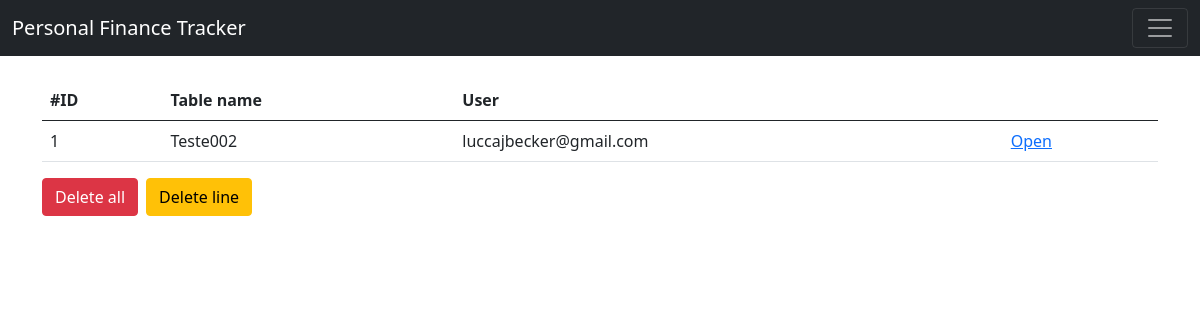
The page /tables/ on the database as committed earlier.
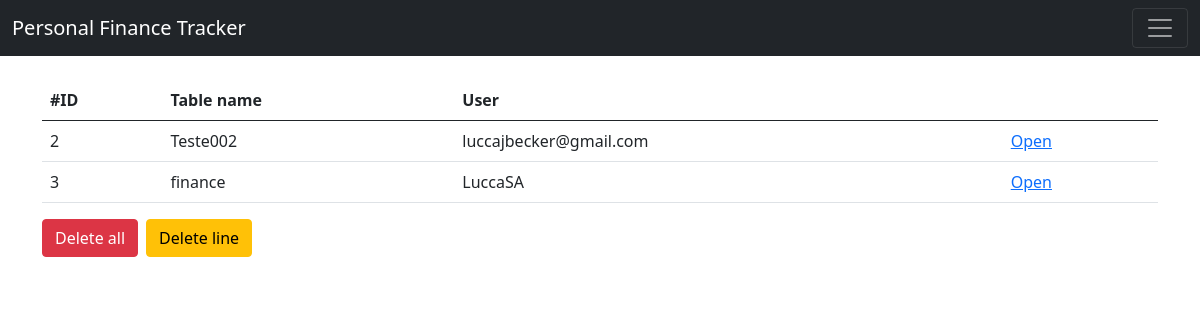
The same page on the database as committed later.
### app_finance_tracker/models.py (models this page shows)
class Table(models.Model):
    table_id = models.AutoField(primary_key=True)
    user = models.TextField(max_length=80)
    table_name = models.TextField(max_length=80)

### app_finance_tracker/views.py (the view)
# urls.py: path('tables/', views.tables, name='table_list'),
def tables(request):
    if request.method == 'POST':
        new_table = Table()
        new_table.user = request.POST.get('username')
        new_table.table_name = request.POST.get('table_name')
        new_table.save()
        return redirect('/tables')
    else:
        table = Table()
    tables = {
        'tables': Table.objects.all()
    }
    return render(request, 'tables.html', tables)

### app_finance_tracker/templates/tables.html (shortened to what this page needs)
<!DOCTYPE html>
<html lang="en">
<head>
    <link href="https://cdn.jsdelivr.net/npm/bootstrap@5.0.2/dist/css/bootstrap.min.css" rel="stylesheet">
</head>
<body>
    <section>
        <nav class="navbar navbar-dark bg-dark">
            <div class="container-fluid">
                <a class="navbar-brand" href="/">Personal Finance Tracker</a>
                <button class="navbar-toggler" type="button" data-bs-toggle="collapse" data-bs-target="#navbarNavAltMarkup" aria-controls="navbarNavAltMarkup" aria-expanded="false" aria-label="Toggle navigation">
                    <span class="navbar-toggler-icon"></span>
                </button>
            </div>
        </nav>
        <div class="container mt-4" >
            <table class="table">
                <thead>
                  <tr>
                    <th scope="col">#ID</th>
                    <th scope="col">Table name</th>
                    <th scope="col">User</th>
                    <th scope="col"></th>
                  </tr>
                </thead>
                <tbody>
                    {% for table in tables %}
                    <tr>
                        <td>{{table.table_id}}</td>
                        <td>{{table.table_name}}</td>
                        <td>{{table.user}}</td>
                        <td>
                          <a href="{% url 'table' id=table.table_id %}">Open</a>
                        </td>
                    </tr>
                    {% endfor %}
                </tbody>
              </table>
              <div>
                <div class="d-flex gap-2">
                    <form action="{% url 'delete_tables' %}" method="post">
                        <button type="submit" class="btn btn-danger" >Delete all</button>
                    </form>
                    <button class="btn btn-warning" onclick="openForm()">Delete line</button>
                </div>
              </div>
        </div>
    </section>
</body>
</html>

Rows that differ between the two databases and show on the page:
removed Table: table_id "1", table_name "Teste002", user "luccajbecker@gmail.com"
added Table: table_id "2", table_name "Teste002", user "luccajbecker@gmail.com"
added Table: table_id "3", table_name "finance", user "LuccaSA"
